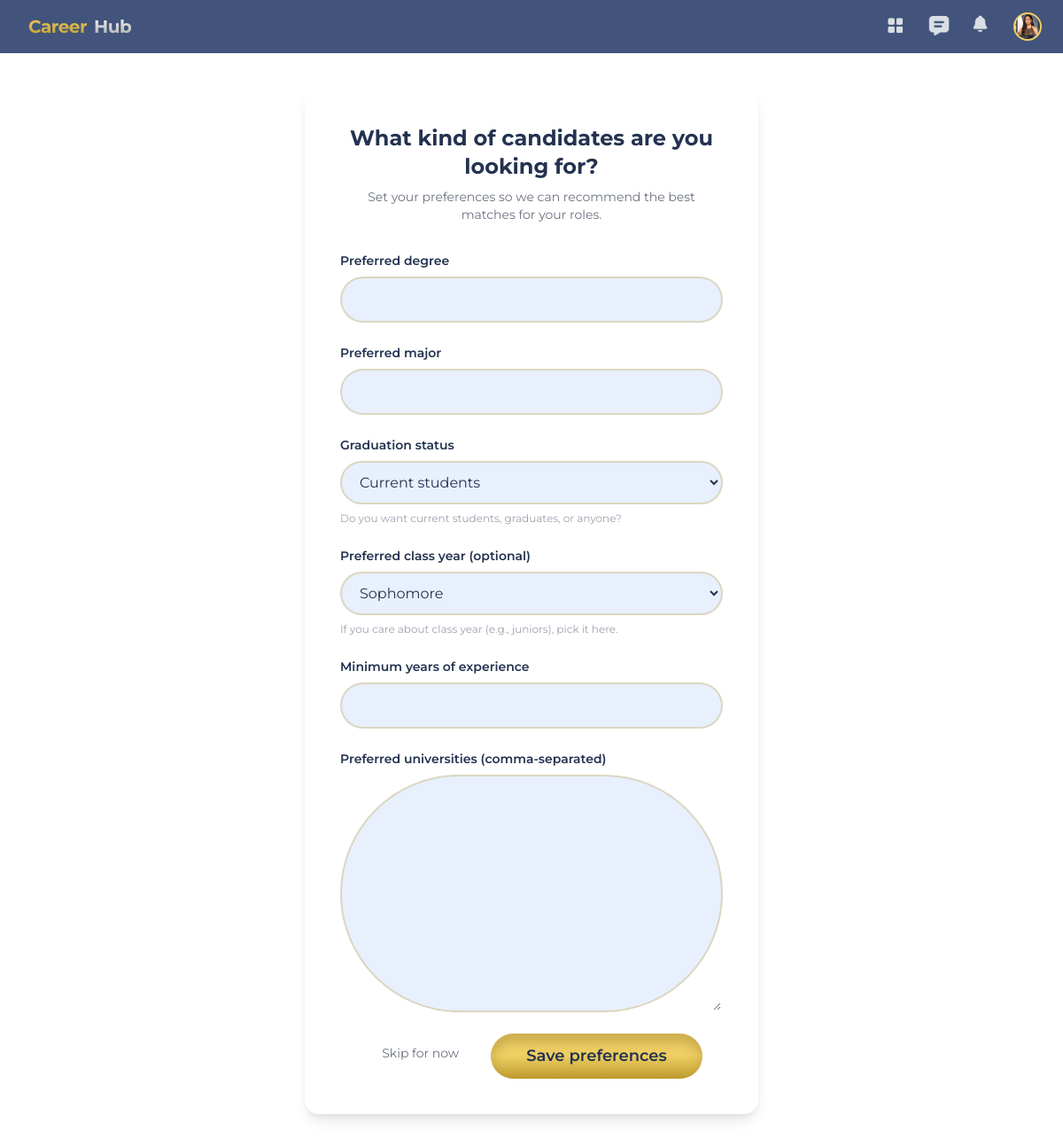
The page /accounts/recruiter/preferences/ (signed in) on the database its author committed.
### accounts/models.py (models this page shows, shortened)
class User(AbstractUser):
    JOB_SEEKER = 'job_seeker'
    RECRUITER = 'recruiter'
    ROLE_CHOICES = (
        (JOB_SEEKER, 'Job Seeker'),
        (RECRUITER, 'Recruiter'),
    )
    role = models.CharField(max_length=20, choices=ROLE_CHOICES)
    is_admin = models.BooleanField(default=False)

class RecruiterProfile(models.Model):
    user = models.OneToOneField(
        settings.AUTH_USER_MODEL,
        on_delete=models.CASCADE,
        related_name='recruiter'
    )
    profile_picture = models.ImageField(upload_to="profile_pics/", null=True, blank=True)
    company_name = models.CharField(max_length=255, blank=True)
    position = models.CharField(max_length=255, blank=True)

class RecruiterPreferences(models.Model):
    recruiter = models.OneToOneField(
        settings.AUTH_USER_MODEL,
        on_delete=models.CASCADE,
        related_name="recruiter_preferences",
    )
    preferred_degree = models.CharField(max_length=255, blank=True)
    preferred_major = models.CharField(max_length=255, blank=True)
    min_grad_year = models.PositiveIntegerField(null=True, blank=True)  # optional, can ignore in logic
    min_experience_years = models.DecimalField(
        max_digits=4, decimal_places=1, null=True, blank=True
    )
    GRAD_STATUS_CHOICES = [
        ("any", "Any"),
        ("student", "Current students"),
        ("graduate", "Already graduated"),
    ]
    graduation_status = models.CharField(
        max_length=20, choices=GRAD_STATUS_CHOICES, default="any"
    )
    CLASS_LEVEL_CHOICES = [
        ("any", "Any class year"),
        ("freshman", "Freshman"),
        ("sophomore", "Sophomore"),
        ("junior", "Junior"),
        ("senior", "Senior"),
    ]
    preferred_class_level = models.CharField(
        max_length=20, choices=CLASS_LEVEL_CHOICES, default="any"
    )
    preferred_universities = models.TextField(blank=True)

### accounts/views.py (the view)
# urls.py: path("recruiter/preferences/", views.recruiter_preferences_view,name="recruiter_preferences",
@login_required
def recruiter_preferences_view(request):
    if getattr(request.user, "role", None) != User.RECRUITER:
        raise PermissionDenied("Only recruiters can edit candidate preferences.")
    prefs, _ = RecruiterPreferences.objects.get_or_create(recruiter=request.user)
    if request.method == "POST":
        form = RecruiterPreferencesForm(request.POST, instance=prefs)
        if form.is_valid():
            form.save()
            return redirect("recruiter_dashboard")
    else:
        form = RecruiterPreferencesForm(instance=prefs)
    return render(request, "accounts/recruiter_preferences.html", {
        "form": form,
        "title": "Candidate Preferences",
    })

### accounts/forms.py
class RecruiterPreferencesForm(forms.ModelForm):
    class Meta:
        model = RecruiterPreferences
        fields = [
            "preferred_degree",
            "preferred_major",
            "graduation_status",       # NEW
            "preferred_class_level",   # NEW
            "min_experience_years",
            "preferred_universities",
        ]
        labels = {
            "preferred_degree": "Preferred degree",
            "preferred_major": "Preferred major",
            "graduation_status": "Graduation status",
            "preferred_class_level": "Preferred class year (optional)",
            "min_experience_years": "Minimum years of experience",
            "preferred_universities": "Preferred universities (comma-separated)",
        }
        help_texts = {
            "graduation_status": "Do you want current students, graduates, or anyone?",
            "preferred_class_level": "If you care about class year (e.g., juniors), pick it here.",
        }

### accounts/templates/accounts/recruiter_preferences.html (shortened to what this page needs)
{% extends "base.html" %}
{% load widget_tweaks %}
{% block content %}
<div class="flex flex-col items-center justify-center min-h-screen bg-white text-[#233250] px-4 py-10">
  <div class="bg-white text-[#233250] rounded-2xl shadow-lg w-full max-w-lg p-10">
    <h2 class="text-2xl font-bold text-center mb-2">
      What kind of candidates are you looking for?
    </h2>
    <p class="text-sm text-gray-500 text-center mb-8">
      Set your preferences so we can recommend the best matches for your roles.
    </p>
    <form method="post" class="space-y-6">
      {% for field in form %}
        <div class="flex flex-col space-y-2">
          <label for="{{ field.id_for_label }}" class="font-semibold text-sm text-[#233250]">
            {{ field.label }}
          </label>
          {{ field|add_class:"w-full px-4 py-3 rounded-full bg-[#E8F0FE] text-[#233250] border-2 border-[#bd9b2e]/30 focus:ring-2 focus:ring-accent focus:outline-none" }}
          {% if field.help_text %}
            <p class="text-xs text-gray-400">{{ field.help_text }}</p>
          {% endif %}
        </div>
      {% endfor %}
      <div class="flex justify-center mt-8 space-x-3">
        <a href="{% url 'recruiter_dashboard' %}"
           class="px-6 py-3 rounded-full text-sm text-gray-500 hover:text-gray-700">
          Skip for now
        </a>
        <button
          type="submit"
          class="btn-primary px-10 py-3 rounded-full text-[#233250] font-semibold shadow-[inset_0_10px_12px_rgba(114,94,29,0.28)]">
          Save preferences
        </button>
      </div>
    </form>
  </div>
</div>
{% endblock %}

### templates/components/navbar.html (shortened to what this page needs)
{% load static %}
<nav class="w-full h-[60px] flex items-center justify-between bg-[#42547b] px-6 shadow-md z-50">
  <div class="flex items-center gap-1">
    <a href="{% if user.role == 'job_seeker' %}{% url 'jobseeker_dashboard' %}
             {% else %}{% url 'recruiter_dashboard' %}{% endif %}"
       class="flex items-center gap-1">
      <span class="ml-2 bg-gradient-to-b from-[#EFCE63] to-[#BD9B2E] bg-clip-text text-transparent font-bold text-xl tracking-tight">
      </span>
      <span class="ml-1 bg-gradient-to-b from-white to-[#A6A6A6] bg-clip-text text-transparent font-bold text-xl tracking-tight">
      </span>
    </a>
  </div>
  <div class="flex items-center gap-6 relative">
    {% if user.is_authenticated %}
      {% if user.role == 'job_seeker' %}
        <a href="{% url 'jobseeker_dashboard' %}"
           class="w-6 h-6 opacity-80 hover:opacity-100 transition-opacity">
          <img src="{% static 'images/icon_dashboard.png' %}" />
        </a>
      {% else %}
        <a href="{% url 'recruiter_dashboard' %}"
           class="w-6 h-6 opacity-80 hover:opacity-100 transition-opacity">
          <img src="{% static 'images/icon_dashboard.png' %}" />
        </a>
      {% endif %}
      <a href="{% url 'messaging:inbox' %}"
         class="w-6 h-6 opacity-80 hover:opacity-100 transition-opacity">
        <img src="{% static 'images/icon_messages.png' %}" />
      </a>
    {% endif %}
    <div class="relative">
      <button id="notifications-toggle"
              class="w-6 h-6 opacity-80 hover:opacity-100 transition-opacity">
        <img src="{% static 'images/icon_notifications.png' %}" />
      </button>
    </div>
    <button id="profile-btn"
        class="w-8 h-8 rounded-full overflow-hidden border-2 border-[#efce63] bg-[#d9d9d9]">
    {% if user.role == "job_seeker" and user.jobseeker.profile_picture %}
        <img src="{{ user.jobseeker.profile_picture.url }}" class="w-full h-full object-cover">
    {% elif user.role == "recruiter" and user.recruiter.profile_picture %}
        <img src="{{ user.recruiter.profile_picture.url }}" class="w-full h-full object-cover">
    {% else %}
        <img src="{% static 'images/icon_profile.png' %}" class="w-full h-full object-cover">
    {% endif %}
</button>
    </div>
</nav>

### rows shown on the page
User: recruiter.profile_picture (picture)
RecruiterPreferences: form "Current students" "Sophomore"

### other values the page prints
{{ field.label }} "Preferred degree" "Preferred major" "Graduation status" "Preferred class year (optional)" "Minimum years of experience" "Preferred universities (comma-separated)"
{{ field.help_text }} "Do you want current students, graduates, or anyone?" "If you care about class year (e.g., juniors), pick it here."
